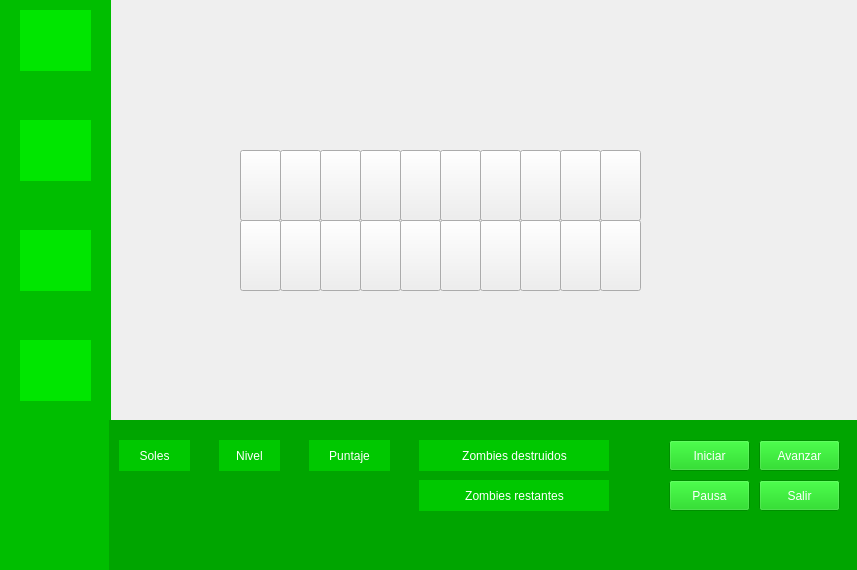
<?xml version="1.0" encoding="UTF-8"?>
<ui version="4.0">
 <class>VentanaJuego</class>
 <widget class="QMainWindow" name="VentanaJuego">
  <property name="geometry">
   <rect>
    <x>0</x>
    <y>0</y>
    <width>857</width>
    <height>570</height>
   </rect>
  </property>
  <property name="windowTitle">
   <string>MainWindow</string>
  </property>
  <widget class="QWidget" name="centralwidget">
   <widget class="QLabel" name="label_fondo">
    <property name="geometry">
     <rect>
      <x>110</x>
      <y>0</y>
      <width>751</width>
      <height>431</height>
     </rect>
    </property>
    <property name="text">
     <string/>
    </property>
    <property name="pixmap">
     <pixmap>../Fondos/salidaNocturna.png</pixmap>
    </property>
    <property name="scaledContents">
     <bool>true</bool>
    </property>
    <property name="wordWrap">
     <bool>true</bool>
    </property>
   </widget>
   <widget class="QWidget" name="widget_tienda" native="true">
    <property name="geometry">
     <rect>
      <x>0</x>
      <y>0</y>
      <width>111</width>
      <height>571</height>
     </rect>
    </property>
    <property name="styleSheet">
     <string notr="true">background-color: rgb(0, 190, 0);</string>
    </property>
    <widget class="QLabel" name="label_sol">
     <property name="geometry">
      <rect>
       <x>30</x>
       <y>80</y>
       <width>16</width>
       <height>16</height>
      </rect>
     </property>
     <property name="text">
      <string/>
     </property>
     <property name="pixmap">
      <pixmap>../Elementos de juego/sol.png</pixmap>
     </property>
     <property name="scaledContents">
      <bool>true</bool>
     </property>
    </widget>
    <widget class="QLabel" name="costo_girasol">
     <property name="geometry">
      <rect>
       <x>54</x>
       <y>80</y>
       <width>31</width>
       <height>20</height>
      </rect>
     </property>
     <property name="styleSheet">
      <string notr="true">color: rgb(255, 255, 255);
font: 87 9pt &quot;Segoe UI Black&quot;;</string>
     </property>
     <property name="text">
      <string/>
     </property>
    </widget>
    <widget class="QLabel" name="label_sol_2">
     <property name="geometry">
      <rect>
       <x>30</x>
       <y>190</y>
       <width>16</width>
       <height>16</height>
      </rect>
     </property>
     <property name="text">
      <string/>
     </property>
     <property name="pixmap">
      <pixmap>../Elementos de juego/sol.png</pixmap>
     </property>
     <property name="scaledContents">
      <bool>true</bool>
     </property>
    </widget>
    <widget class="QLabel" name="costo_pclasica">
     <property name="geometry">
      <rect>
       <x>50</x>
       <y>190</y>
       <width>31</width>
       <height>20</height>
      </rect>
     </property>
     <property name="styleSheet">
      <string notr="true">color: rgb(255, 255, 255);
font: 87 9pt &quot;Segoe UI Black&quot;;</string>
     </property>
     <property name="text">
      <string/>
     </property>
    </widget>
    <widget class="QLabel" name="costo_phielo">
     <property name="geometry">
      <rect>
       <x>50</x>
       <y>300</y>
       <width>31</width>
       <height>20</height>
      </rect>
     </property>
     <property name="styleSheet">
      <string notr="true">color: rgb(255, 255, 255);
font: 87 9pt &quot;Segoe UI Black&quot;;</string>
     </property>
     <property name="text">
      <string/>
     </property>
    </widget>
    <widget class="QLabel" name="label_sol_3">
     <property name="geometry">
      <rect>
       <x>30</x>
       <y>300</y>
       <width>16</width>
       <height>16</height>
      </rect>
     </property>
     <property name="text">
      <string/>
     </property>
     <property name="pixmap">
      <pixmap>../Elementos de juego/sol.png</pixmap>
     </property>
     <property name="scaledContents">
      <bool>true</bool>
     </property>
    </widget>
    <widget class="QLabel" name="label_sol_4">
     <property name="geometry">
      <rect>
       <x>30</x>
       <y>410</y>
       <width>16</width>
       <height>16</height>
      </rect>
     </property>
     <property name="text">
      <string/>
     </property>
     <property name="pixmap">
      <pixmap>../Elementos de juego/sol.png</pixmap>
     </property>
     <property name="scaledContents">
      <bool>true</bool>
     </property>
    </widget>
    <widget class="QLabel" name="costo_patata">
     <property name="geometry">
      <rect>
       <x>60</x>
       <y>410</y>
       <width>31</width>
       <height>20</height>
      </rect>
     </property>
     <property name="styleSheet">
      <string notr="true">color: rgb(255, 255, 255);
font: 87 9pt &quot;Segoe UI Black&quot;;</string>
     </property>
     <property name="text">
      <string/>
     </property>
    </widget>
    <widget class="QPushButton" name="boton_girasol">
     <property name="geometry">
      <rect>
       <x>20</x>
       <y>10</y>
       <width>71</width>
       <height>61</height>
      </rect>
     </property>
     <property name="styleSheet">
      <string notr="true">background-color: rgb(0, 230, 0);</string>
     </property>
     <property name="text">
      <string/>
     </property>
    </widget>
    <widget class="QLabel" name="label_girasol">
     <property name="geometry">
      <rect>
       <x>20</x>
       <y>10</y>
       <width>71</width>
       <height>61</height>
      </rect>
     </property>
     <property name="styleSheet">
      <string notr="true">background-color: rgb(0, 230, 0);</string>
     </property>
     <property name="text">
      <string/>
     </property>
     <property name="pixmap">
      <pixmap>../Plantas/girasol_1.png</pixmap>
     </property>
     <property name="scaledContents">
      <bool>true</bool>
     </property>
    </widget>
    <widget class="QPushButton" name="boton_planta_clasica">
     <property name="geometry">
      <rect>
       <x>20</x>
       <y>120</y>
       <width>71</width>
       <height>61</height>
      </rect>
     </property>
     <property name="styleSheet">
      <string notr="true">background-color: rgb(0, 230, 0);</string>
     </property>
     <property name="text">
      <string/>
     </property>
    </widget>
    <widget class="QPushButton" name="boton_planta_hielo">
     <property name="geometry">
      <rect>
       <x>20</x>
       <y>230</y>
       <width>71</width>
       <height>61</height>
      </rect>
     </property>
     <property name="styleSheet">
      <string notr="true">background-color: rgb(0, 230, 0);</string>
     </property>
     <property name="text">
      <string/>
     </property>
    </widget>
    <widget class="QPushButton" name="boton_patata">
     <property name="geometry">
      <rect>
       <x>20</x>
       <y>340</y>
       <width>71</width>
       <height>61</height>
      </rect>
     </property>
     <property name="styleSheet">
      <string notr="true">background-color: rgb(0, 230, 0);</string>
     </property>
     <property name="text">
      <string/>
     </property>
    </widget>
    <widget class="QLabel" name="label_pclasica">
     <property name="geometry">
      <rect>
       <x>20</x>
       <y>120</y>
       <width>71</width>
       <height>61</height>
      </rect>
     </property>
     <property name="styleSheet">
      <string notr="true">background-color: rgb(0, 230, 0);</string>
     </property>
     <property name="text">
      <string/>
     </property>
     <property name="pixmap">
      <pixmap>../Plantas/lanzaguisantes_1.png</pixmap>
     </property>
     <property name="scaledContents">
      <bool>true</bool>
     </property>
    </widget>
    <widget class="QLabel" name="label_phielo">
     <property name="geometry">
      <rect>
       <x>20</x>
       <y>230</y>
       <width>71</width>
       <height>61</height>
      </rect>
     </property>
     <property name="styleSheet">
      <string notr="true">background-color: rgb(0, 230, 0);</string>
     </property>
     <property name="text">
      <string/>
     </property>
     <property name="pixmap">
      <pixmap>../Plantas/lanzaguisantesHielo_1.png</pixmap>
     </property>
     <property name="scaledContents">
      <bool>true</bool>
     </property>
    </widget>
    <widget class="QLabel" name="label_patata">
     <property name="geometry">
      <rect>
       <x>20</x>
       <y>340</y>
       <width>71</width>
       <height>61</height>
      </rect>
     </property>
     <property name="styleSheet">
      <string notr="true">background-color: rgb(0, 230, 0);</string>
     </property>
     <property name="text">
      <string/>
     </property>
     <property name="pixmap">
      <pixmap>../Plantas/papa_1.png</pixmap>
     </property>
     <property name="scaledContents">
      <bool>true</bool>
     </property>
    </widget>
    <zorder>boton_girasol</zorder>
    <zorder>label_girasol</zorder>
    <zorder>label_sol</zorder>
    <zorder>costo_girasol</zorder>
    <zorder>label_sol_2</zorder>
    <zorder>costo_pclasica</zorder>
    <zorder>costo_phielo</zorder>
    <zorder>label_sol_3</zorder>
    <zorder>label_sol_4</zorder>
    <zorder>costo_patata</zorder>
    <zorder>boton_planta_clasica</zorder>
    <zorder>boton_planta_hielo</zorder>
    <zorder>boton_patata</zorder>
    <zorder>label_pclasica</zorder>
    <zorder>label_phielo</zorder>
    <zorder>label_patata</zorder>
   </widget>
   <widget class="QWidget" name="widget_opciones" native="true">
    <property name="geometry">
     <rect>
      <x>109</x>
      <y>420</y>
      <width>751</width>
      <height>151</height>
     </rect>
    </property>
    <property name="styleSheet">
     <string notr="true">background-color: rgb(0, 165, 0);</string>
    </property>
    <widget class="QPushButton" name="boton_iniciar">
     <property name="geometry">
      <rect>
       <x>560</x>
       <y>20</y>
       <width>81</width>
       <height>31</height>
      </rect>
     </property>
     <property name="styleSheet">
      <string notr="true">background-color: rgb(0, 200, 0);
font: 87 8pt &quot;Segoe UI Black&quot;;
color: rgb(255, 255, 255);</string>
     </property>
     <property name="text">
      <string>Iniciar</string>
     </property>
    </widget>
    <widget class="QPushButton" name="boton_avanzar">
     <property name="geometry">
      <rect>
       <x>650</x>
       <y>20</y>
       <width>81</width>
       <height>31</height>
      </rect>
     </property>
     <property name="styleSheet">
      <string notr="true">background-color: rgb(0, 200, 0);
font: 87 8pt &quot;Segoe UI Black&quot;;
color: rgb(255, 255, 255);</string>
     </property>
     <property name="text">
      <string>Avanzar</string>
     </property>
    </widget>
    <widget class="QPushButton" name="boton_pausa">
     <property name="geometry">
      <rect>
       <x>560</x>
       <y>60</y>
       <width>81</width>
       <height>31</height>
      </rect>
     </property>
     <property name="styleSheet">
      <string notr="true">background-color: rgb(0, 200, 0);
font: 87 8pt &quot;Segoe UI Black&quot;;
color: rgb(255, 255, 255);</string>
     </property>
     <property name="text">
      <string>Pausa</string>
     </property>
    </widget>
    <widget class="QPushButton" name="boton_salir">
     <property name="geometry">
      <rect>
       <x>650</x>
       <y>60</y>
       <width>81</width>
       <height>31</height>
      </rect>
     </property>
     <property name="styleSheet">
      <string notr="true">background-color: rgb(0, 200, 0);
font: 87 8pt &quot;Segoe UI Black&quot;;
color: rgb(255, 255, 255);</string>
     </property>
     <property name="text">
      <string>Salir</string>
     </property>
    </widget>
    <widget class="QLabel" name="label_soles">
     <property name="geometry">
      <rect>
       <x>10</x>
       <y>20</y>
       <width>71</width>
       <height>31</height>
      </rect>
     </property>
     <property name="toolTip">
      <string>&lt;html&gt;&lt;head/&gt;&lt;body&gt;&lt;p align=&quot;center&quot;&gt;&lt;br/&gt;&lt;/p&gt;&lt;/body&gt;&lt;/html&gt;</string>
     </property>
     <property name="whatsThis">
      <string>&lt;html&gt;&lt;head/&gt;&lt;body&gt;&lt;p align=&quot;center&quot;&gt;&lt;br/&gt;&lt;/p&gt;&lt;/body&gt;&lt;/html&gt;</string>
     </property>
     <property name="styleSheet">
      <string notr="true">color: rgb(255, 255, 255);
background-color: rgb(0, 200, 0);
font: 87 9pt &quot;Segoe UI Black&quot;;</string>
     </property>
     <property name="text">
      <string>Soles</string>
     </property>
     <property name="alignment">
      <set>Qt::AlignCenter</set>
     </property>
    </widget>
    <widget class="QLabel" name="label_nivel">
     <property name="geometry">
      <rect>
       <x>110</x>
       <y>20</y>
       <width>61</width>
       <height>31</height>
      </rect>
     </property>
     <property name="toolTip">
      <string>&lt;html&gt;&lt;head/&gt;&lt;body&gt;&lt;p align=&quot;center&quot;&gt;&lt;br/&gt;&lt;/p&gt;&lt;/body&gt;&lt;/html&gt;</string>
     </property>
     <property name="whatsThis">
      <string>&lt;html&gt;&lt;head/&gt;&lt;body&gt;&lt;p align=&quot;center&quot;&gt;&lt;br/&gt;&lt;/p&gt;&lt;/body&gt;&lt;/html&gt;</string>
     </property>
     <property name="styleSheet">
      <string notr="true">color: rgb(255, 255, 255);
background-color: rgb(0, 200, 0);
font: 87 9pt &quot;Segoe UI Black&quot;;</string>
     </property>
     <property name="text">
      <string>Nivel</string>
     </property>
     <property name="alignment">
      <set>Qt::AlignCenter</set>
     </property>
    </widget>
    <widget class="QLabel" name="label_puntaje">
     <property name="geometry">
      <rect>
       <x>200</x>
       <y>20</y>
       <width>81</width>
       <height>31</height>
      </rect>
     </property>
     <property name="toolTip">
      <string>&lt;html&gt;&lt;head/&gt;&lt;body&gt;&lt;p align=&quot;center&quot;&gt;&lt;br/&gt;&lt;/p&gt;&lt;/body&gt;&lt;/html&gt;</string>
     </property>
     <property name="whatsThis">
      <string>&lt;html&gt;&lt;head/&gt;&lt;body&gt;&lt;p align=&quot;center&quot;&gt;&lt;br/&gt;&lt;/p&gt;&lt;/body&gt;&lt;/html&gt;</string>
     </property>
     <property name="styleSheet">
      <string notr="true">color: rgb(255, 255, 255);
background-color: rgb(0, 200, 0);
font: 87 9pt &quot;Segoe UI Black&quot;;</string>
     </property>
     <property name="text">
      <string>Puntaje</string>
     </property>
     <property name="alignment">
      <set>Qt::AlignCenter</set>
     </property>
    </widget>
    <widget class="QLabel" name="label_z_destruidos">
     <property name="geometry">
      <rect>
       <x>310</x>
       <y>20</y>
       <width>191</width>
       <height>31</height>
      </rect>
     </property>
     <property name="toolTip">
      <string>&lt;html&gt;&lt;head/&gt;&lt;body&gt;&lt;p align=&quot;center&quot;&gt;&lt;br/&gt;&lt;/p&gt;&lt;/body&gt;&lt;/html&gt;</string>
     </property>
     <property name="whatsThis">
      <string>&lt;html&gt;&lt;head/&gt;&lt;body&gt;&lt;p align=&quot;center&quot;&gt;&lt;br/&gt;&lt;/p&gt;&lt;/body&gt;&lt;/html&gt;</string>
     </property>
     <property name="styleSheet">
      <string notr="true">color: rgb(255, 255, 255);
background-color: rgb(0, 200, 0);
font: 87 9pt &quot;Segoe UI Black&quot;;</string>
     </property>
     <property name="text">
      <string>Zombies destruidos</string>
     </property>
     <property name="alignment">
      <set>Qt::AlignCenter</set>
     </property>
    </widget>
    <widget class="QLabel" name="label_z_restantes">
     <property name="geometry">
      <rect>
       <x>310</x>
       <y>60</y>
       <width>191</width>
       <height>31</height>
      </rect>
     </property>
     <property name="tabletTracking">
      <bool>false</bool>
     </property>
     <property name="toolTip">
      <string>&lt;html&gt;&lt;head/&gt;&lt;body&gt;&lt;p align=&quot;center&quot;&gt;&lt;br/&gt;&lt;/p&gt;&lt;/body&gt;&lt;/html&gt;</string>
     </property>
     <property name="whatsThis">
      <string>&lt;html&gt;&lt;head/&gt;&lt;body&gt;&lt;p align=&quot;center&quot;&gt;&lt;br/&gt;&lt;/p&gt;&lt;/body&gt;&lt;/html&gt;</string>
     </property>
     <property name="styleSheet">
      <string notr="true">color: rgb(255, 255, 255);
background-color: rgb(0, 200, 0);
font: 87 9pt &quot;Segoe UI Black&quot;;</string>
     </property>
     <property name="text">
      <string>Zombies restantes</string>
     </property>
     <property name="alignment">
      <set>Qt::AlignCenter</set>
     </property>
    </widget>
    <widget class="QLabel" name="label_sol_5">
     <property name="geometry">
      <rect>
       <x>10</x>
       <y>60</y>
       <width>21</width>
       <height>21</height>
      </rect>
     </property>
     <property name="text">
      <string/>
     </property>
     <property name="pixmap">
      <pixmap>../Elementos de juego/sol.png</pixmap>
     </property>
     <property name="scaledContents">
      <bool>true</bool>
     </property>
    </widget>
    <widget class="QLabel" name="soles_disponibles">
     <property name="geometry">
      <rect>
       <x>30</x>
       <y>60</y>
       <width>51</width>
       <height>20</height>
      </rect>
     </property>
     <property name="styleSheet">
      <string notr="true">color: rgb(255, 255, 255);
font: 87 8pt &quot;Segoe UI Black&quot;;</string>
     </property>
     <property name="text">
      <string/>
     </property>
     <property name="alignment">
      <set>Qt::AlignCenter</set>
     </property>
    </widget>
    <widget class="QLabel" name="z_destruidos">
     <property name="geometry">
      <rect>
       <x>500</x>
       <y>20</y>
       <width>41</width>
       <height>31</height>
      </rect>
     </property>
     <property name="styleSheet">
      <string notr="true">color: rgb(255, 255, 255);
font: 87 8pt &quot;Segoe UI Black&quot;;</string>
     </property>
     <property name="text">
      <string/>
     </property>
     <property name="alignment">
      <set>Qt::AlignCenter</set>
     </property>
    </widget>
    <widget class="QLabel" name="z_restantes">
     <property name="geometry">
      <rect>
       <x>500</x>
       <y>60</y>
       <width>41</width>
       <height>31</height>
      </rect>
     </property>
     <property name="styleSheet">
      <string notr="true">color: rgb(255, 255, 255);
font: 87 8pt &quot;Segoe UI Black&quot;;</string>
     </property>
     <property name="text">
      <string/>
     </property>
     <property name="alignment">
      <set>Qt::AlignCenter</set>
     </property>
    </widget>
    <widget class="QLabel" name="nivel">
     <property name="geometry">
      <rect>
       <x>110</x>
       <y>60</y>
       <width>61</width>
       <height>20</height>
      </rect>
     </property>
     <property name="styleSheet">
      <string notr="true">color: rgb(255, 255, 255);
font: 87 8pt &quot;Segoe UI Black&quot;;</string>
     </property>
     <property name="text">
      <string/>
     </property>
     <property name="alignment">
      <set>Qt::AlignCenter</set>
     </property>
    </widget>
    <widget class="QLabel" name="puntaje">
     <property name="geometry">
      <rect>
       <x>200</x>
       <y>60</y>
       <width>81</width>
       <height>20</height>
      </rect>
     </property>
     <property name="styleSheet">
      <string notr="true">color: rgb(255, 255, 255);
font: 87 8pt &quot;Segoe UI Black&quot;;</string>
     </property>
     <property name="text">
      <string/>
     </property>
     <property name="alignment">
      <set>Qt::AlignCenter</set>
     </property>
    </widget>
   </widget>
   <widget class="QLabel" name="label">
    <property name="geometry">
     <rect>
      <x>110</x>
      <y>290</y>
      <width>151</width>
      <height>131</height>
     </rect>
    </property>
    <property name="text">
     <string/>
    </property>
    <property name="pixmap">
     <pixmap>../CrazyRuz/crazyCruz.png</pixmap>
    </property>
    <property name="scaledContents">
     <bool>true</bool>
    </property>
   </widget>
   <widget class="QPushButton" name="casilla_1">
    <property name="geometry">
     <rect>
      <x>240</x>
      <y>150</y>
      <width>41</width>
      <height>71</height>
     </rect>
    </property>
    <property name="styleSheet">
     <string notr="true"/>
    </property>
    <property name="text">
     <string/>
    </property>
   </widget>
   <widget class="QPushButton" name="casilla_2">
    <property name="geometry">
     <rect>
      <x>280</x>
      <y>150</y>
      <width>41</width>
      <height>71</height>
     </rect>
    </property>
    <property name="styleSheet">
     <string notr="true"/>
    </property>
    <property name="text">
     <string/>
    </property>
   </widget>
   <widget class="QPushButton" name="casilla_3">
    <property name="geometry">
     <rect>
      <x>320</x>
      <y>150</y>
      <width>41</width>
      <height>71</height>
     </rect>
    </property>
    <property name="styleSheet">
     <string notr="true"/>
    </property>
    <property name="text">
     <string/>
    </property>
   </widget>
   <widget class="QPushButton" name="casilla_4">
    <property name="geometry">
     <rect>
      <x>360</x>
      <y>150</y>
      <width>41</width>
      <height>71</height>
     </rect>
    </property>
    <property name="styleSheet">
     <string notr="true"/>
    </property>
    <property name="text">
     <string/>
    </property>
   </widget>
   <widget class="QPushButton" name="casilla_5">
    <property name="geometry">
     <rect>
      <x>400</x>
      <y>150</y>
      <width>41</width>
      <height>71</height>
     </rect>
    </property>
    <property name="styleSheet">
     <string notr="true"/>
    </property>
    <property name="text">
     <string/>
    </property>
   </widget>
   <widget class="QPushButton" name="casilla_6">
    <property name="geometry">
     <rect>
      <x>440</x>
      <y>150</y>
      <width>41</width>
      <height>71</height>
     </rect>
    </property>
    <property name="styleSheet">
     <string notr="true"/>
    </property>
    <property name="text">
     <string/>
    </property>
   </widget>
   <widget class="QPushButton" name="casilla_7">
    <property name="geometry">
     <rect>
      <x>480</x>
      <y>150</y>
      <width>41</width>
      <height>71</height>
     </rect>
    </property>
    <property name="styleSheet">
     <string notr="true"/>
    </property>
    <property name="text">
     <string/>
    </property>
   </widget>
   <widget class="QPushButton" name="casilla_8">
    <property name="geometry">
     <rect>
      <x>520</x>
      <y>150</y>
      <width>41</width>
      <height>71</height>
     </rect>
    </property>
    <property name="styleSheet">
     <string notr="true"/>
    </property>
    <property name="text">
     <string/>
    </property>
   </widget>
   <widget class="QPushButton" name="casilla_9">
    <property name="geometry">
     <rect>
      <x>560</x>
      <y>150</y>
      <width>41</width>
      <height>71</height>
     </rect>
    </property>
    <property name="styleSheet">
     <string notr="true"/>
    </property>
    <property name="text">
     <string/>
    </property>
   </widget>
   <widget class="QPushButton" name="casilla_10">
    <property name="geometry">
     <rect>
      <x>600</x>
      <y>150</y>
      <width>41</width>
      <height>71</height>
     </rect>
    </property>
    <property name="styleSheet">
     <string notr="true"/>
    </property>
    <property name="text">
     <string/>
    </property>
   </widget>
   <widget class="QPushButton" name="casilla_11">
    <property name="geometry">
     <rect>
      <x>240</x>
      <y>220</y>
      <width>41</width>
      <height>71</height>
     </rect>
    </property>
    <property name="styleSheet">
     <string notr="true"/>
    </property>
    <property name="text">
     <string/>
    </property>
   </widget>
   <widget class="QPushButton" name="casilla_12">
    <property name="geometry">
     <rect>
      <x>280</x>
      <y>220</y>
      <width>41</width>
      <height>71</height>
     </rect>
    </property>
    <property name="styleSheet">
     <string notr="true"/>
    </property>
    <property name="text">
     <string/>
    </property>
   </widget>
   <widget class="QPushButton" name="casilla_13">
    <property name="geometry">
     <rect>
      <x>320</x>
      <y>220</y>
      <width>41</width>
      <height>71</height>
     </rect>
    </property>
    <property name="styleSheet">
     <string notr="true"/>
    </property>
    <property name="text">
     <string/>
    </property>
   </widget>
   <widget class="QPushButton" name="casilla_14">
    <property name="geometry">
     <rect>
      <x>360</x>
      <y>220</y>
      <width>41</width>
      <height>71</height>
     </rect>
    </property>
    <property name="styleSheet">
     <string notr="true"/>
    </property>
    <property name="text">
     <string/>
    </property>
   </widget>
   <widget class="QPushButton" name="casilla_15">
    <property name="geometry">
     <rect>
      <x>400</x>
      <y>220</y>
      <width>41</width>
      <height>71</height>
     </rect>
    </property>
    <property name="styleSheet">
     <string notr="true"/>
    </property>
    <property name="text">
     <string/>
    </property>
   </widget>
   <widget class="QPushButton" name="casilla_16">
    <property name="geometry">
     <rect>
      <x>440</x>
      <y>220</y>
      <width>41</width>
      <height>71</height>
     </rect>
    </property>
    <property name="styleSheet">
     <string notr="true"/>
    </property>
    <property name="text">
     <string/>
    </property>
   </widget>
   <widget class="QPushButton" name="casilla_17">
    <property name="geometry">
     <rect>
      <x>480</x>
      <y>220</y>
      <width>41</width>
      <height>71</height>
     </rect>
    </property>
    <property name="styleSheet">
     <string notr="true"/>
    </property>
    <property name="text">
     <string/>
    </property>
   </widget>
   <widget class="QPushButton" name="casilla_18">
    <property name="geometry">
     <rect>
      <x>520</x>
      <y>220</y>
      <width>41</width>
      <height>71</height>
     </rect>
    </property>
    <property name="styleSheet">
     <string notr="true"/>
    </property>
    <property name="text">
     <string/>
    </property>
   </widget>
   <widget class="QPushButton" name="casilla_19">
    <property name="geometry">
     <rect>
      <x>560</x>
      <y>220</y>
      <width>41</width>
      <height>71</height>
     </rect>
    </property>
    <property name="styleSheet">
     <string notr="true"/>
    </property>
    <property name="text">
     <string/>
    </property>
   </widget>
   <widget class="QPushButton" name="casilla_20">
    <property name="geometry">
     <rect>
      <x>600</x>
      <y>220</y>
      <width>41</width>
      <height>71</height>
     </rect>
    </property>
    <property name="styleSheet">
     <string notr="true"/>
    </property>
    <property name="text">
     <string/>
    </property>
   </widget>
   <zorder>casilla_20</zorder>
   <zorder>casilla_19</zorder>
   <zorder>casilla_18</zorder>
   <zorder>casilla_17</zorder>
   <zorder>casilla_16</zorder>
   <zorder>casilla_15</zorder>
   <zorder>casilla_14</zorder>
   <zorder>casilla_13</zorder>
   <zorder>casilla_12</zorder>
   <zorder>casilla_11</zorder>
   <zorder>casilla_10</zorder>
   <zorder>casilla_9</zorder>
   <zorder>casilla_8</zorder>
   <zorder>casilla_7</zorder>
   <zorder>casilla_6</zorder>
   <zorder>casilla_5</zorder>
   <zorder>casilla_4</zorder>
   <zorder>casilla_3</zorder>
   <zorder>casilla_2</zorder>
   <zorder>casilla_1</zorder>
   <zorder>label_fondo</zorder>
   <zorder>widget_tienda</zorder>
   <zorder>widget_opciones</zorder>
   <zorder>label</zorder>
  </widget>
 </widget>
 <resources/>
 <connections/>
</ui>
